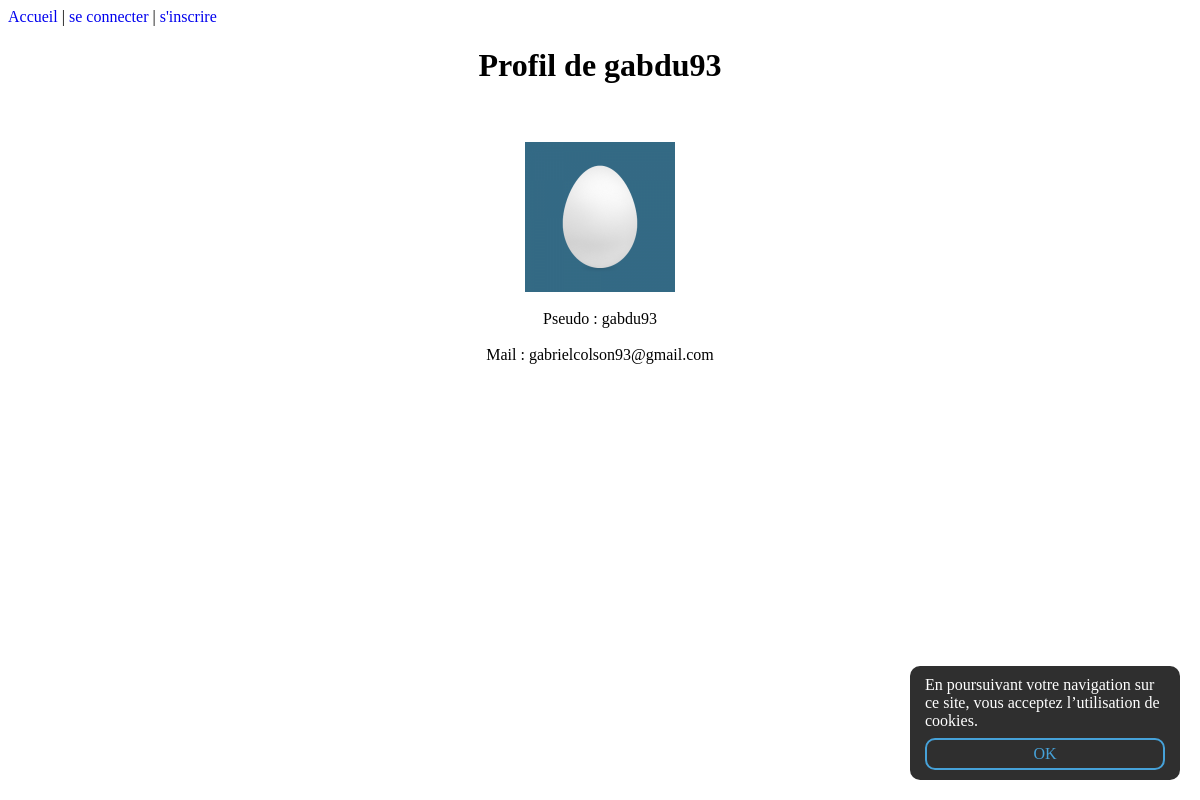
/profil.php?id=15, run on the app's committed database.
### tables this page shows
CREATE TABLE `membres` (
  `id` int(11) NOT NULL,
  `pseudo` varchar(255) NOT NULL,
  `mail` varchar(255) NOT NULL,
  `password` text NOT NULL,
  `avatar` varchar(255) NOT NULL,
  `credit` int(11) NOT NULL DEFAULT '0',
  `admin` int(11) NOT NULL DEFAULT '0',
  `confirmed` int(11) NOT NULL,
  `confirmkey` varchar(255) NOT NULL
);

### views/profil.view.php (the view, shortened to what this page needs)
<!DOCTYPE html>
<html>
<head>
	<link rel="stylesheet" type="text/css" href="design/style.css">
</head>
<body>
	<header><?php include_once('includes/header.php'); ?></header>
	<div align="center">
		<h1>Profil de <?php echo $userinfo['pseudo']; ?></h1>
		<br /><br />
		<img src="membres/avatars/<?php echo $userinfo['avatar']; ?>" width=150>
		<br /><br />
		Pseudo : <?php echo $userinfo['pseudo']; ?>
		<br /><br />
		Mail : 	<?php echo $userinfo['mail']; ?>
		<br /><br />
	</div>
	<footer><?php include_once("includes/footer.php"); ?></footer>
</body>
</html>

### data on the page
membres: pseudo "gabdu93", avatar (placeholder picture), mail "gabrielcolson93@gmail.com"
